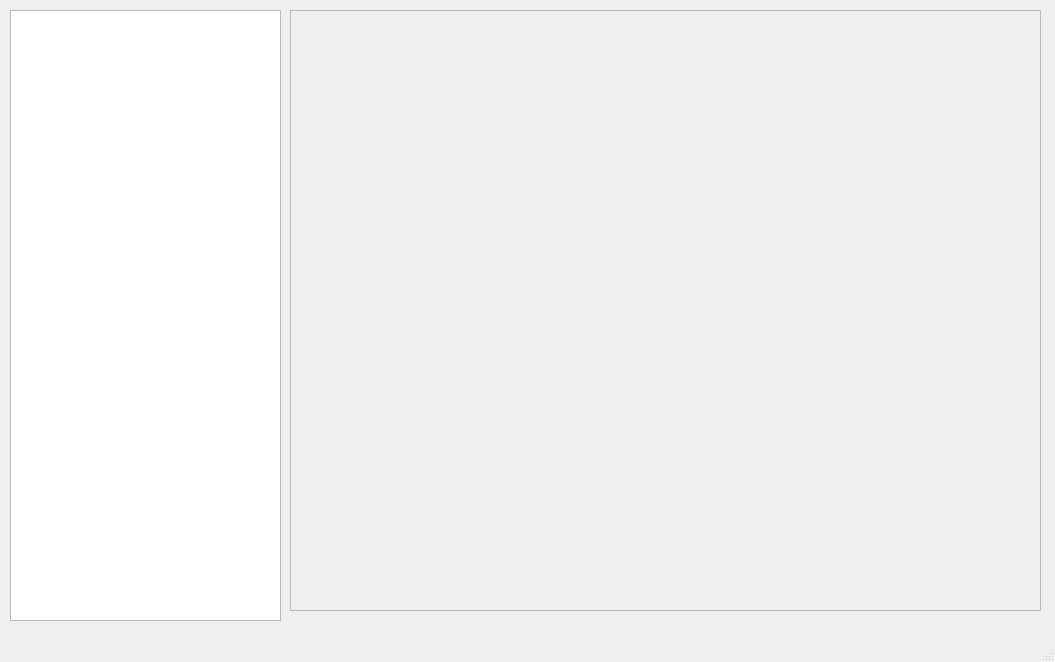
<?xml version="1.0" encoding="UTF-8"?>
<ui version="4.0">
 <class>MainWindow</class>
 <widget class="QMainWindow" name="MainWindow">
  <property name="geometry">
   <rect>
    <x>0</x>
    <y>0</y>
    <width>1055</width>
    <height>662</height>
   </rect>
  </property>
  <property name="windowTitle">
   <string>MainWindow</string>
  </property>
  <widget class="QWidget" name="centralwidget">
   <widget class="QListView" name="listView">
    <property name="geometry">
     <rect>
      <x>10</x>
      <y>10</y>
      <width>271</width>
      <height>611</height>
     </rect>
    </property>
   </widget>
   <widget class="QFrame" name="frame">
    <property name="geometry">
     <rect>
      <x>290</x>
      <y>10</y>
      <width>751</width>
      <height>601</height>
     </rect>
    </property>
    <property name="frameShape">
     <enum>QFrame::StyledPanel</enum>
    </property>
    <property name="frameShadow">
     <enum>QFrame::Raised</enum>
    </property>
   </widget>
  </widget>
  <widget class="QMenuBar" name="menubar">
   <property name="geometry">
    <rect>
     <x>0</x>
     <y>0</y>
     <width>1055</width>
     <height>30</height>
    </rect>
   </property>
  </widget>
  <widget class="QStatusBar" name="statusbar"/>
 </widget>
 <resources/>
 <connections/>
</ui>
